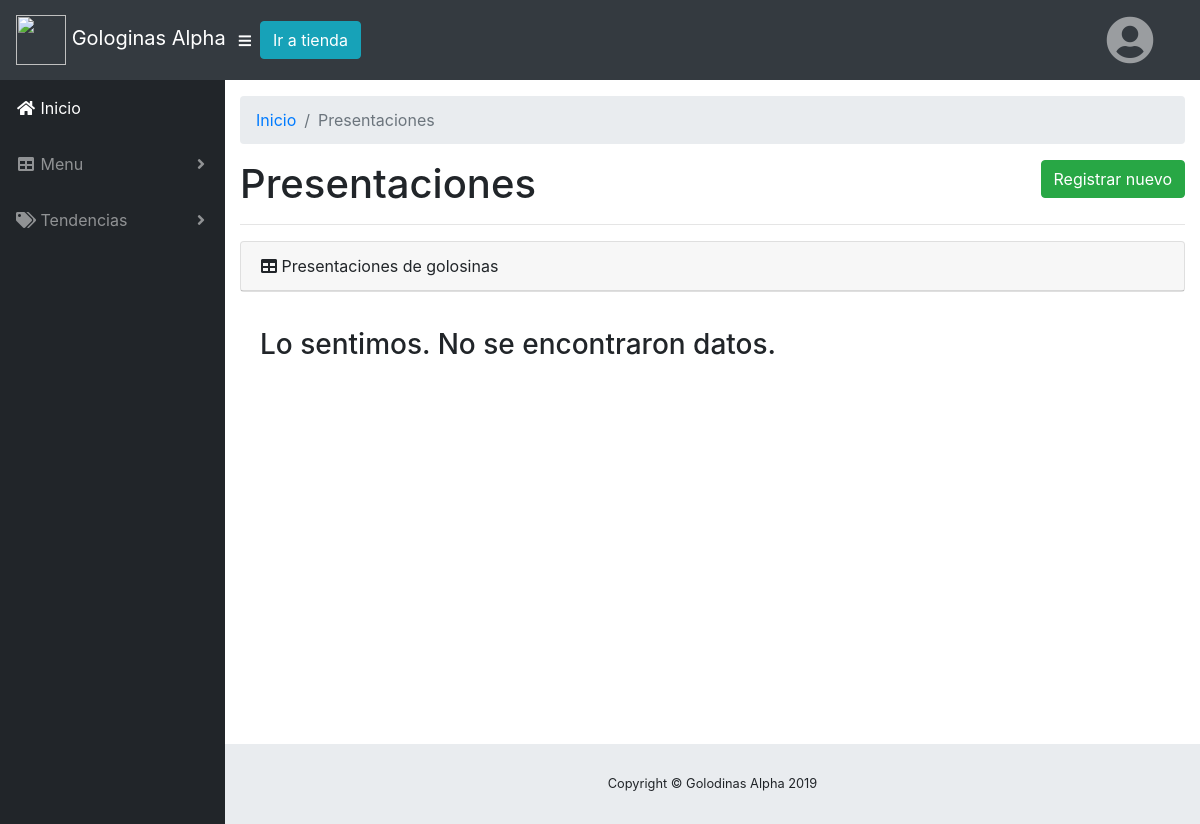
Before: /admin/presentaciones.php (signed in) with the older database file.
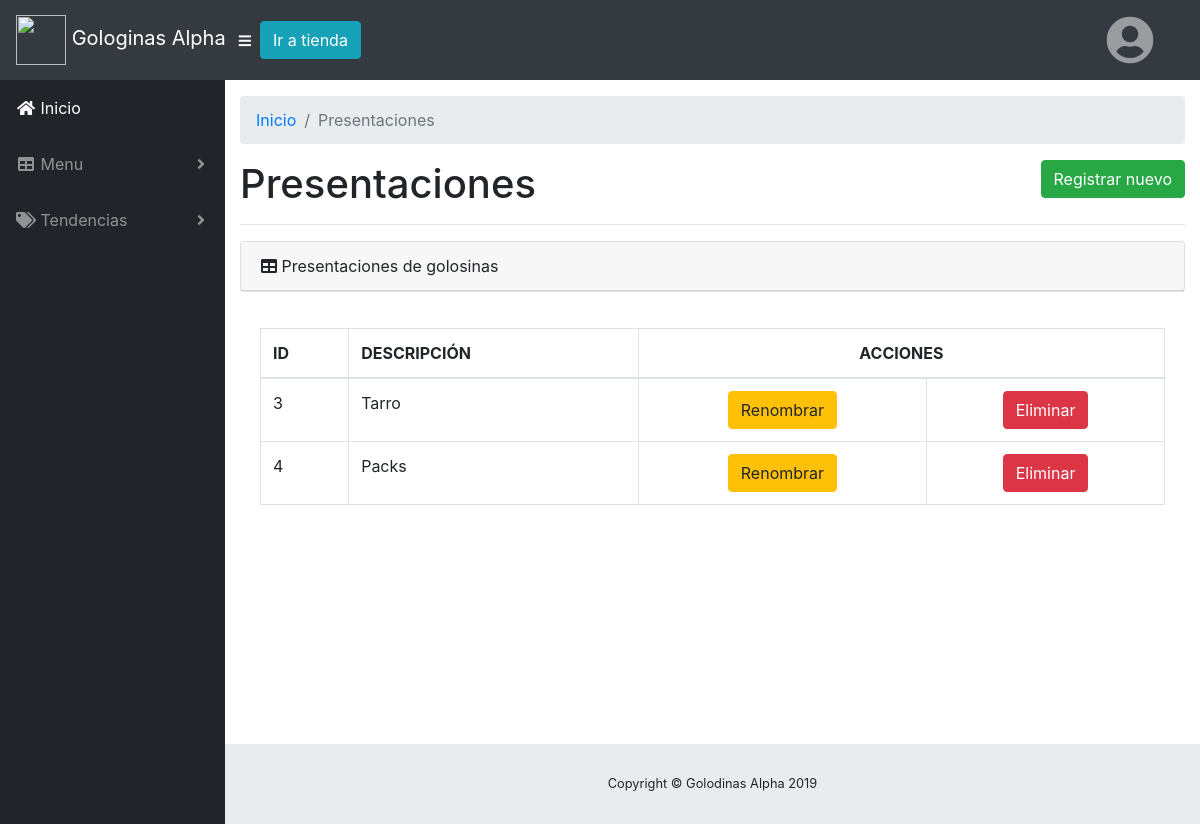
After: the same page with the newer database file.
### tables this page shows
CREATE TABLE `GO_PRESENTACIONES` (
  `GOPRE_ID` bigint(20) UNSIGNED NOT NULL COMMENT 'PK - Identificador único',
  `GOPRE_DESC` varchar(250) NOT NULL COMMENT 'Descripción de la presentación '
);

### admin/presentaciones.php (the view, shortened to what this page needs)
<?php
require_once "../includes/db/database.php";
$db = new Conexion();
?>
<!DOCTYPE html>
<html lang="en">
<head>
  <link href="../librerias/fontawesome-free/css/all.min.css" rel="stylesheet" type="text/css">
  <link href="css/sb-admin.css" rel="stylesheet">
</head>
<body id="page-top">
    <?php
require_once '../includes/navigation.php'
?>
  <div id="wrapper">
    <?php
require_once '../includes/sidebar.php'
?>
    <div id="content-wrapper">
      <div class="container-fluid">
        <ol class="breadcrumb">
          <li class="breadcrumb-item">
            <a href="index.php">Inicio</a>
          </li>
          <li class="breadcrumb-item active">Presentaciones</li>
        </ol>
        <h1 class="d-inline">Presentaciones</h1> <a href="presentacion/create.php" class="btn btn-success float-lg-right d-inline">Registrar nuevo</a>
        <hr>
        <div class="card mb-3">
          <div class="card-header">
            <i class="fas fa-table"></i>
            Presentaciones de golosinas
            </div>
          </div>
          <div class="card-body">
            <div class="table-responsive">
            <?php
                  if ($db->conectar()) {
                      $presentaciones = $db->readPresentaciones();
                      if ($presentaciones != null) {
            ?>
              <table class="table table-bordered" id="dataTable" width="100%" cellspacing="0">
                <thead>
                  <tr>
                    <th>ID</th>
                    <th>DESCRIPCIÓN</th>
                    <th colspan = "2"  class="text-center" >ACCIONES</th>
                  </tr>
                </thead>
                <tbody>
                <?php
                  foreach ($presentaciones as $presentacion) {
                ?>
                  <tr>
                    <td> <?php echo $presentacion['GOPRE_ID'] ?> </td>
                    <td> <?php echo $presentacion['GOPRE_DESC'] ?> </td>
                    <td class="text-center">
                      <a class="btn btn-warning" href="presentacion/update.php?id=<?php echo $presentacion['GOPRE_ID'] ?>">Renombrar</a>
                    </td>
                    <td class="text-center">
                      <a class="btn btn-danger" href="presentacion/delete.php?id=<?php echo $presentacion['GOPRE_ID'] ?>">Eliminar</a>
                    </td>
                  </tr>
                  <?php }?>
                <?php }?>
                </tbody>
              </table>
                <?php
                  } else {
                    echo "No se pudo conectar a la base de datos";
                  }
                ?>
            </div>
          </div>
        </div>
      </div>
      <?php
require_once '../includes/footer.php'
?>
    </div>
</body>
</html>

### includes/db/database.php (shortened to what this page needs)
<?php
class Conexion
{
    protected $conex;
    public function conectar()
    {
        $this->conex = new mysqli(HOST, USER, PASS, DBNAME);
        if ($result = $this->conex->query("SELECT DATABASE()")) {
            $row = $result->fetch_row();
            $result->close();
        }
        return true;
    }
    public function readPresentaciones()
    {
        $sql = "SELECT * FROM GO_PRESENTACIONES";
        if (!$resultado = $this->conex->query($sql)) {
            echo "Lo sentimos, este sitio web está experimentando problemas.";
            exit;
        }
        if ($resultado->num_rows != 0) {
            $presentaciones = array();
            while ($presentacion = $resultado->fetch_array(MYSQLI_ASSOC)) {
                array_push($presentaciones, $presentacion);
            }
            return $presentaciones;
        } else {
            echo '<h3 class="text-secundary">Lo sentimos. No se encontraron datos.</h3>';
        }
    }
}

Changed rows visible on the page:
added go_presentaciones: GOPRE_ID "3", GOPRE_DESC "Tarro"
added go_presentaciones: GOPRE_ID "4", GOPRE_DESC "Packs"
Other visible differences:
text no longer shown: "Lo sentimos. No se encontraron datos."
text now shown: "ID DESCRIPCIÓN ACCIONES"
